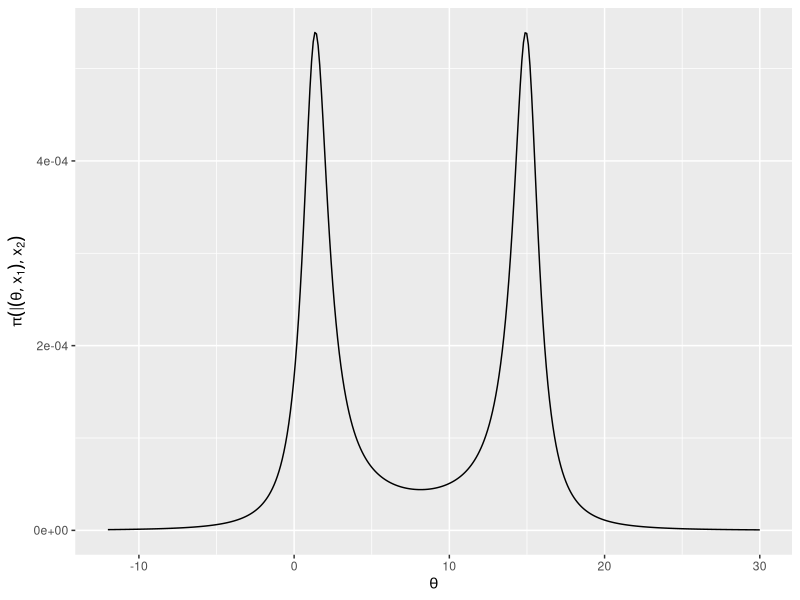

This chart was generated by the following R code: (Note: a time limit stopped this script after it produced the figure.)
## ---- chunk 1
knitr::opts_chunk$set(echo = TRUE)
## ---- chunk 2
library(ggplot2)

set.seed(0)

posterior <- function(x) dcauchy(x, location=1.3, scale=1) * dcauchy(x, location=15, scale=1)
## ---- chunk 3
ggplot(data.frame(x=c(-12, 30)), aes(x)) + stat_function(fun=function(x) posterior(x), n=401) +
  xlab(expression(theta)) + ylab(expression(pi(theta|x[1],x[2])))
## ---- chunk 4
## Part b
generate_sample <- function(init, sample_size, scale) {
  theta <- init
  sample <- c()
  n <- 1
  num_accepted <- 0
  while (length(sample) < sample_size) {
    proposal <- rcauchy(1, theta, scale)
    r <- posterior(proposal) / posterior(theta)
    if (r > 1 || runif(1) <= r) {
      theta <- proposal
      }
    if (n > 5000) {sample <- c(sample, theta)}
    n <- n + 1
  }
  return(list(sample, num_accepted / (5000 + sample_size)))
}
## ---- chunk 5
## Part c
# Proposal distribution for temperatures 
temp_density <- function(i) {
  prob <- rep(0, 10)
  if (i == 1) {prob[2] = 1}
  else if (i == 10) {prob[9] = 1}
  else {
      prob[i-1] = .5
      prob[i+1] = .5
  }
  return(prob)
}

# Inverse temperatures in descending order
inv_t <- c(seq(1, 0.1, by=-0.1))

# Distribution of temperatures, used as tuning parameter
p <- 4 ^ seq(10, 1, by=-1)

# Generating x given temperature
temperature_sample <- function(i, sd) {
  theta <- 8.15 # Median chosen as initial point
  
  for (n in seq(2000)) {
    proposal <- rnorm(1, theta, sd)
    r <- (posterior(proposal) / posterior(theta))^inv_t[i]
    if (r > 1 || runif(1) <= r) {theta <- proposal}
  }
  return(theta)
}

simulated_tempering <- function(init, sample_size, s) {
  sample <- c()
  n <- 1
  i <- init
  
  num_accepted <- 0
  while (length(sample) < sample_size) {
    proposal_density <- temp_density(i)

    x <- temperature_sample(i, s)
    i_new <- sample(10, size=1, prob=proposal_density)

    # r <- inv_t[i_new] * log(posterior(x)) + log(proposal_density[i_new]) -
    #   inv_t[i] * log(posterior(x)) - log(temp_density(i_new)[i])
    
    r <- posterior(x)^inv_t[i_new] * proposal_density[i_new] * p[i_new] /
     (posterior(x)^inv_t[i] * temp_density(i_new)[i] * p[i])
    
    if (r > 1 || runif(1) <= r) {
      i <- i_new
      num_accepted <- num_accepted + 1
      }
    if (n > 5000) {sample <- c(sample, x)}
    n <- n + 1
  }
  return(list(sample, num_accepted / (5000+sample_size)))
}
## ---- chunk 6
outputb <- generate_sample(3, 5000, 1)
sampleb <- outputb[[1]]
acceptance_rateb <- outputb[[2]]

outputc <- simulated_tempering(5, 5000, .2)
samplec <- outputc[[1]]
acceptance_ratec <- outputc[[2]]
## ---- chunk 7
dfb <- data.frame(x=sampleb)
plot2 <- ggplot(dfb, aes(x=x, y=..density..)) + geom_histogram(binwidth=.5) +
  xlab(expression(theta)) + labs(title='Empirical Density '~theta~ ', Metropolis')

  
dfc <- data.frame(x=samplec)
plot3 <- ggplot(dfc, aes(x=x, y=..density..)) + geom_histogram(binwidth=.5) +
  xlab(expression(theta)) + labs(title=bquote('Empirical Density '~theta~ ', Simulated Tempering'))

plot2
plot3
